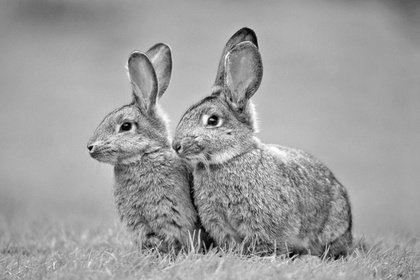
%> input picture lab5/III.jpg, 420 x 280 px, shrunk from 960 x 640 before the run
$ octave Q4.m   (GNU Octave 9; MATLAB toolbox functions it lacks are replaced by stand-ins)
%> lines starting %> are read from the running program, lines starting %| are printed output that depends on the picture
clc;clear;
A = rgb2gray(imread('III.jpg'));
%> A: size 280x420 uint8; min 0, max 255, mean 158
subplot(1,3,1);
imshow(A);
title('Image');
I = double(A);

sizex = 1;
[height,width] = size(I);
%> height = 280; width = 420
[x,y]=meshgrid(-sizex:sizex,-sizex:sizex);

filtersizeX = size(x,1)-1;
filtersizeY = size(y,1)-1;

% First filter
fi = 1;
p = -(x.^2+y.^2)/(2*fi*fi);
output1 = exp(p)/(2*pi*fi*fi);

z1 = zeros(size(I));
PaddedImage1 = padarray(I,[sizex sizex]);
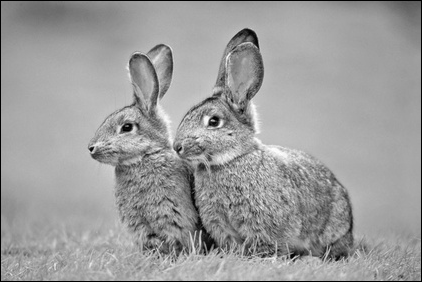
%> PaddedImage1: size 282x422 double; min 0, max 255, mean 156.1

for i = 1:height
    for j =1:width
        J = PaddedImage1(i:i+filtersizeX,j:j+filtersizeY).*output1;
        z1(i,j)=sum(J(:));
    end
end
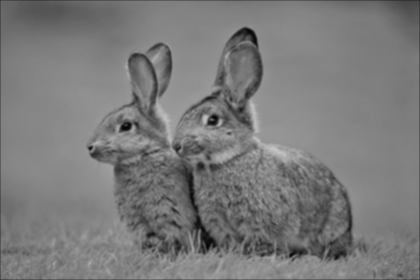
%> z1: size 280x420 double; min 4.8, max 196.5, mean 122.8

% Second filter
sc = 1;
p = -(x.^2+y.^2)/(2*sc*sc);
output2 = exp(p)/(2*pi*sc*sc);

z2 = zeros(size(I));
PaddedImage2 = padarray(I,[sizex sizex]);

for i = 1:height
    for j =1:width
        J = PaddedImage2(i:i+filtersizeX,j:j+filtersizeY).*output2;
        z2(i,j)=sum(J(:));
    end
end

result1 = z2;

result1 = uint8(result1);
subplot(1,3,2);
imshow(result1);
title('G1-G2');

$ run again, with lab5/I.jpg copied over lab5/III.jpg
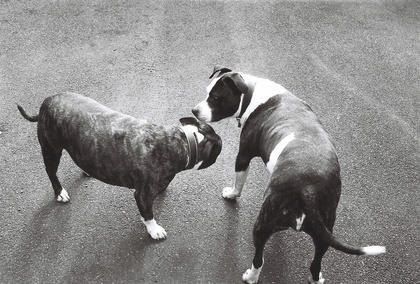
%> input picture lab5/I.jpg, 420 x 284 px, shrunk from 1024 x 692 before the run
%> `PaddedImage1 = padarray(I,[sizex sizex]);`:
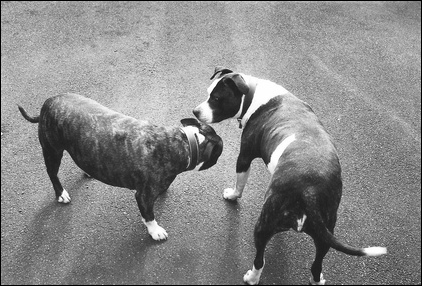
%> PaddedImage1: size 286x422 double; min 0, max 255, mean 137.5
%> after the loop `for i = 1:height`:
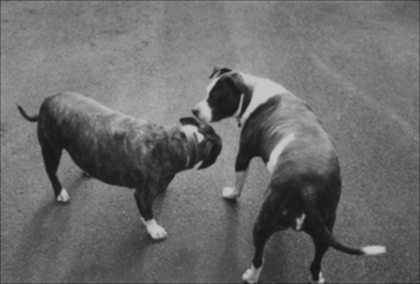
%> z1: size 284x420 double; min 24, max 198.3, mean 108.1
